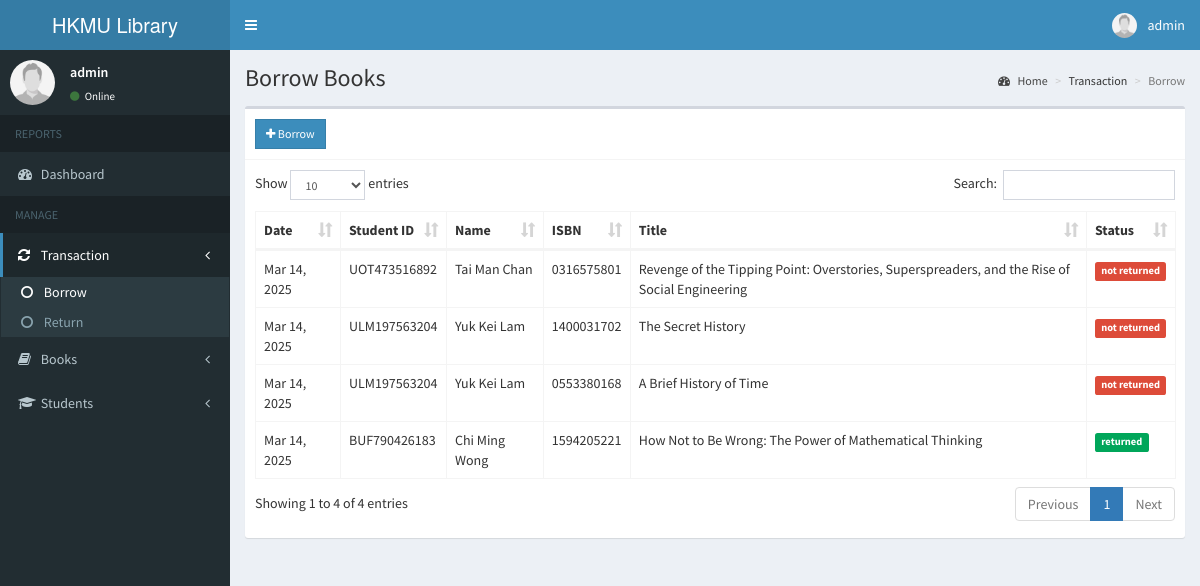
/admin/borrow.php (signed in), run on the app's committed database.
### tables this page shows
CREATE TABLE `borrow` (
  `id` int(11) NOT NULL,
  `student_id` int(11) NOT NULL,
  `book_id` int(11) NOT NULL,
  `date_borrow` date NOT NULL,
  `status` int(1) NOT NULL
);

CREATE TABLE `students` (
  `id` int(11) NOT NULL,
  `student_id` varchar(15) NOT NULL,
  `firstname` varchar(50) NOT NULL,
  `lastname` varchar(50) NOT NULL,
  `photo` varchar(200) NOT NULL,
  `course_id` int(11) NOT NULL,
  `created_on` date NOT NULL
);

CREATE TABLE `books` (
  `id` int(11) NOT NULL,
  `isbn` varchar(20) NOT NULL,
  `category_id` int(11) NOT NULL,
  `title` text NOT NULL,
  `author` varchar(150) NOT NULL,
  `publisher` varchar(150) NOT NULL,
  `publish_date` date NOT NULL,
  `status` int(1) NOT NULL
);

### admin/includes/session.php (called while the page is built, shortened)
<?php
	include 'includes/conn.php';
	$sql = "SELECT * FROM admin WHERE id = '".$_SESSION['admin']."'";
	$query = $conn->query($sql);
	$user = $query->fetch_assoc();
?>

### admin/borrow.php (the view, shortened to what this page needs)
<?php include 'includes/session.php'; ?>
<?php include 'includes/header.php'; ?>
<body class="hold-transition skin-blue sidebar-mini">
<div class="wrapper">
  <?php include 'includes/navbar.php'; ?>
  <?php include 'includes/menubar.php'; ?>
  <div class="content-wrapper">
    <section class="content-header">
      <h1>
        Borrow Books
      </h1>
      <ol class="breadcrumb">
        <li><a href="#"><i class="fa fa-dashboard"></i> Home</a></li>
        <li>Transaction</li>
        <li class="active">Borrow</li>
      </ol>
    </section>
    <section class="content">
      <div class="row">
        <div class="col-xs-12">
          <div class="box">
            <div class="box-header with-border">
              <a href="#addnew" data-toggle="modal" class="btn btn-primary btn-sm btn-flat"><i class="fa fa-plus"></i> Borrow</a>
            </div>
            <div class="box-body">
              <table id="example1" class="table table-bordered">
                <thead>
                  <th>Date</th>
                  <th>Student ID</th>
                  <th>Name</th>
                  <th>ISBN</th>
                  <th>Title</th>
                  <th>Status</th>
                </thead>
                <tbody>
                  <?php
                    $sql = "SELECT *, students.student_id AS stud, borrow.status AS barstat FROM borrow LEFT JOIN students ON students.id=borrow.student_id LEFT JOIN books ON books.id=borrow.book_id ORDER BY date_borrow DESC";
                    $query = $conn->query($sql);
                    while($row = $query->fetch_assoc()){
                      if($row['barstat']){
                        $status = '<span class="label label-success">returned</span>';
                      }
                      else{
                        $status = '<span class="label label-danger">not returned</span>';
                      }
                      echo "
                        <tr>
                          <td class='hidden'></td>
                          <td>".date('M d, Y', strtotime($row['date_borrow']))."</td>
                          <td>".$row['stud']."</td>
                          <td>".$row['firstname'].' '.$row['lastname']."</td>
                          <td>".$row['isbn']."</td>
                          <td>".$row['title']."</td>
                          <td>".$status."</td>
                        </tr>
                      ";
                    }
                  ?>
                </tbody>
              </table>
            </div>
          </div>
        </div>
      </div>
    </section>
  </div>
</div>
</body>
</html>

### admin/includes/navbar.php (shortened to what this page needs)
<header class="main-header">
  <a href="#" class="logo">
    <span class="logo-lg">HKMU Library Borrowing System</span>
  </a>
  <nav class="navbar navbar-static-top">
    <a href="#" class="sidebar-toggle" data-toggle="push-menu" role="button">
    </a>
    <div class="navbar-custom-menu">
      <ul class="nav navbar-nav">
        <li class="dropdown user user-menu">
          <a href="#" class="dropdown-toggle" data-toggle="dropdown">
            <img src="<?php echo (!empty($user['photo'])) ? '../images/'.$user['photo'] : '../images/profile.jpg'; ?>" class="user-image" alt="User Image">
            <span class="hidden-xs"><?php echo $user['firstname'].' '.$user['lastname']; ?></span>
          </a>
        </li>
      </ul>
    </div>
  </nav>
</header>

### admin/includes/menubar.php (shortened to what this page needs)
<aside class="main-sidebar">
  <section class="sidebar">
    <div class="user-panel">
      <div class="pull-left image">
        <img src="<?php echo (!empty($user['photo'])) ? '../images/'.$user['photo'] : '../images/profile.jpg'; ?>" class="img-circle" alt="User Image">
      </div>
      <div class="pull-left info">
        <p><?php echo $user['firstname'].' '.$user['lastname']; ?></p>
        <a><i class="fa fa-circle text-success"></i> Online</a>
      </div>
    </div>
    <ul class="sidebar-menu" data-widget="tree">
      <li class="header">REPORTS</li>
      <li class=""><a href="home.php"><i class="fa fa-dashboard"></i> <span>Dashboard</span></a></li>
      <li class="header">MANAGE</li>
      <li class="treeview">
        <a href="#">
          <i class="fa fa-refresh"></i>
          <span>Transaction</span>
          <span class="pull-right-container">
            <i class="fa fa-angle-left pull-right"></i>
          </span>
        </a>
        <ul class="treeview-menu">
          <li><a href="borrow.php"><i class="fa fa-circle-o"></i> Borrow</a></li>
          <li><a href="return.php"><i class="fa fa-circle-o"></i> Return</a></li>
        </ul>
      </li>
      <li class="treeview">
        <a href="#">
          <i class="fa fa-book"></i>
          <span>Books</span>
          <span class="pull-right-container">
            <i class="fa fa-angle-left pull-right"></i>
          </span>
        </a>
      </li>
      <li class="treeview">
        <a href="#">
          <i class="fa fa-graduation-cap"></i>
          <span>Students</span>
          <span class="pull-right-container">
            <i class="fa fa-angle-left pull-right"></i>
          </span>
        </a>
      </li>
    </ul>
  </section>
</aside>

### data on the page
borrow: date_borrow "Mar 14, 2025", student.student_id "UOT473516892", student.firstname "Tai Man", student.lastname "Chan", book.isbn "0316575801", book.title "Revenge of the Tipping Point: Overstories, Superspreaders, and the Rise of Social Engineering", status "not returned"
borrow: date_borrow "Mar 14, 2025", student.student_id "ULM197563204", student.firstname "Yuk Kei", student.lastname "Lam", book.isbn "1400031702", book.title "The Secret History", status "not returned"
borrow: date_borrow "Mar 14, 2025", student.student_id "ULM197563204", student.firstname "Yuk Kei", student.lastname "Lam", book.isbn "0553380168", book.title "A Brief History of Time", status "not returned"
borrow: date_borrow "Mar 14, 2025", student.student_id "BUF790426183", student.firstname "Chi Ming", student.lastname "Wong", book.isbn "1594205221", book.title "How Not to Be Wrong: The Power of Mathematical Thinking", status "returned"

### other printed values
$user['firstname'] "admin"
